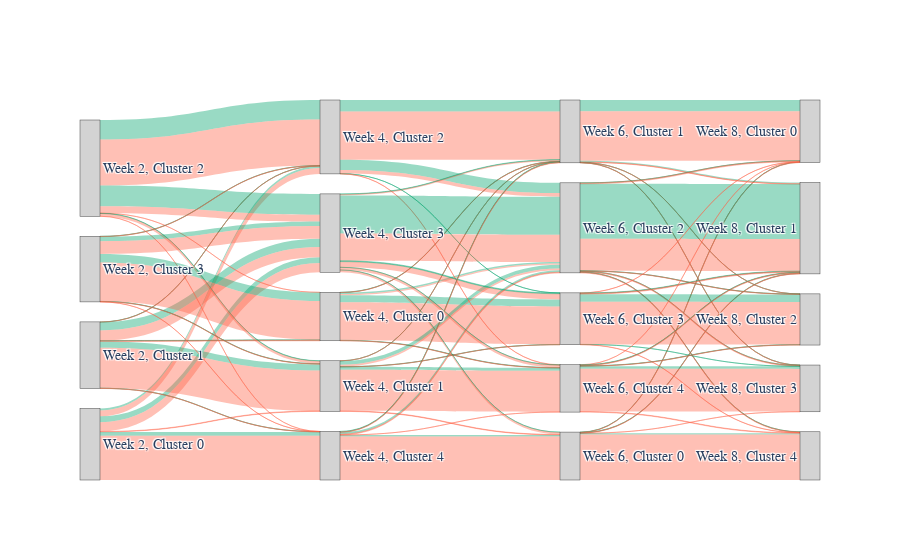

Notebook code for this chart:
### Code cell
percentile = 0.4
norm = 'unit'
x_train, x_test, x_val, y_train, y_test, y_val, feature_names = preprocess(course, path, percentile, feature_types, metadata, norm)
X = np.concatenate([x_train, x_val, x_test], axis=0)
Y = np.concatenate([y_train, y_val, y_test], axis=0)
create_sankey_diagram(labels_path, 'baseline_'+str(norm)+'_norm_perc_', [0.2, 0.4, 0.6, 0.8], Y, gamma=True, g=0.6)

### Figure 1 — Plotly figure (JSON) as saved in the notebook; plotly's stock layout.template omitted (floating-point values rounded to 4 significant figures; data arrays with more than 128 entries replaced by an {"elided": "..."} marker saying what was removed)
{"data": [{"link": {"color": {"elided": "140 str values"}, "source": {"elided": "140 int values"}, "target": {"elided": "140 int values"}, "value": {"elided": "140 int values"}}, "node": {"color": ["#D3D3D3", "#D3D3D3", "#D3D3D3", "#D3D3D3", "#D3D3D3", "#D3D3D3", "#D3D3D3", "#D3D3D3", "#D3D3D3", "#D3D3D3", "#D3D3D3", "#D3D3D3", "#D3D3D3", "#D3D3D3", "#D3D3D3", "#D3D3D3", "#D3D3D3", "#D3D3D3", "#D3D3D3"], "label": ["Week 2, Cluster 0", "Week 2, Cluster 1", "Week 2, Cluster 2", "Week 2, Cluster 3", "Week 4, Cluster 0", "Week 4, Cluster 1", "Week 4, Cluster 2", "Week 4, Cluster 3", "Week 4, Cluster 4", "Week 6, Cluster 0", "Week 6, Cluster 1", "Week 6, Cluster 2", "Week 6, Cluster 3", "Week 6, Cluster 4", "Week 8, Cluster 0", "Week 8, Cluster 1", "Week 8, Cluster 2", "Week 8, Cluster 3", "Week 8, Cluster 4"]}, "type": "sankey"}], "layout": {"font": {"family": "Courier New, monospace", "size": 14}}}
